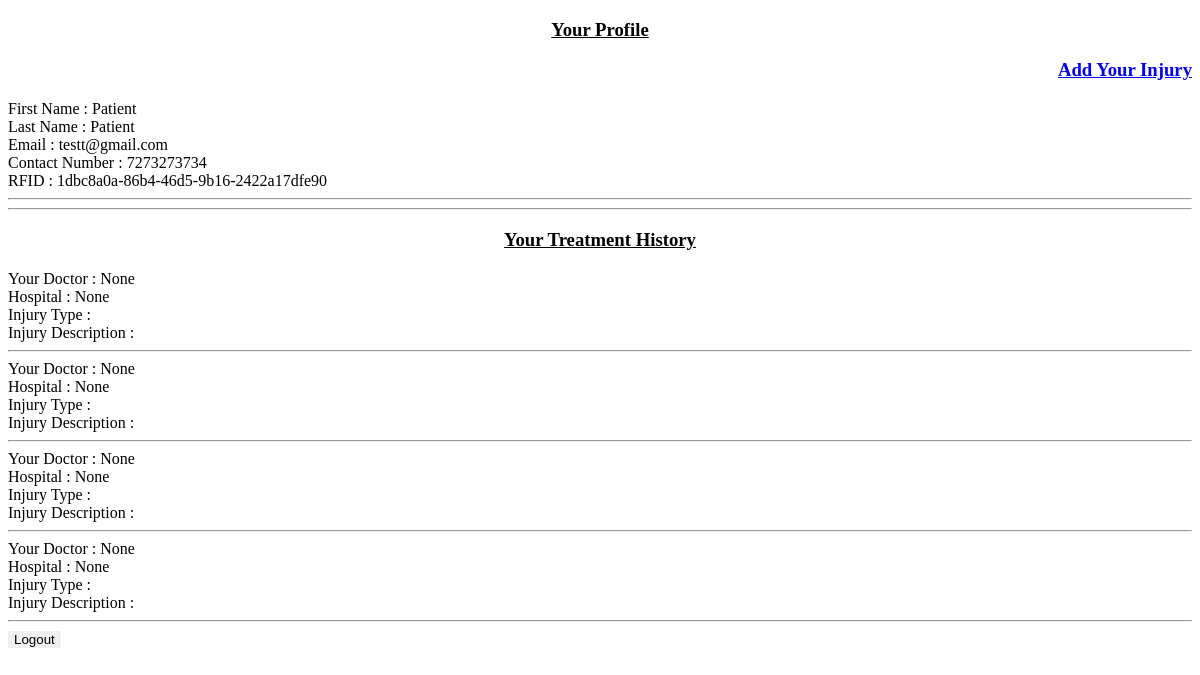
Page /patientp/patient/profile/ (signed in) on the earlier database version.
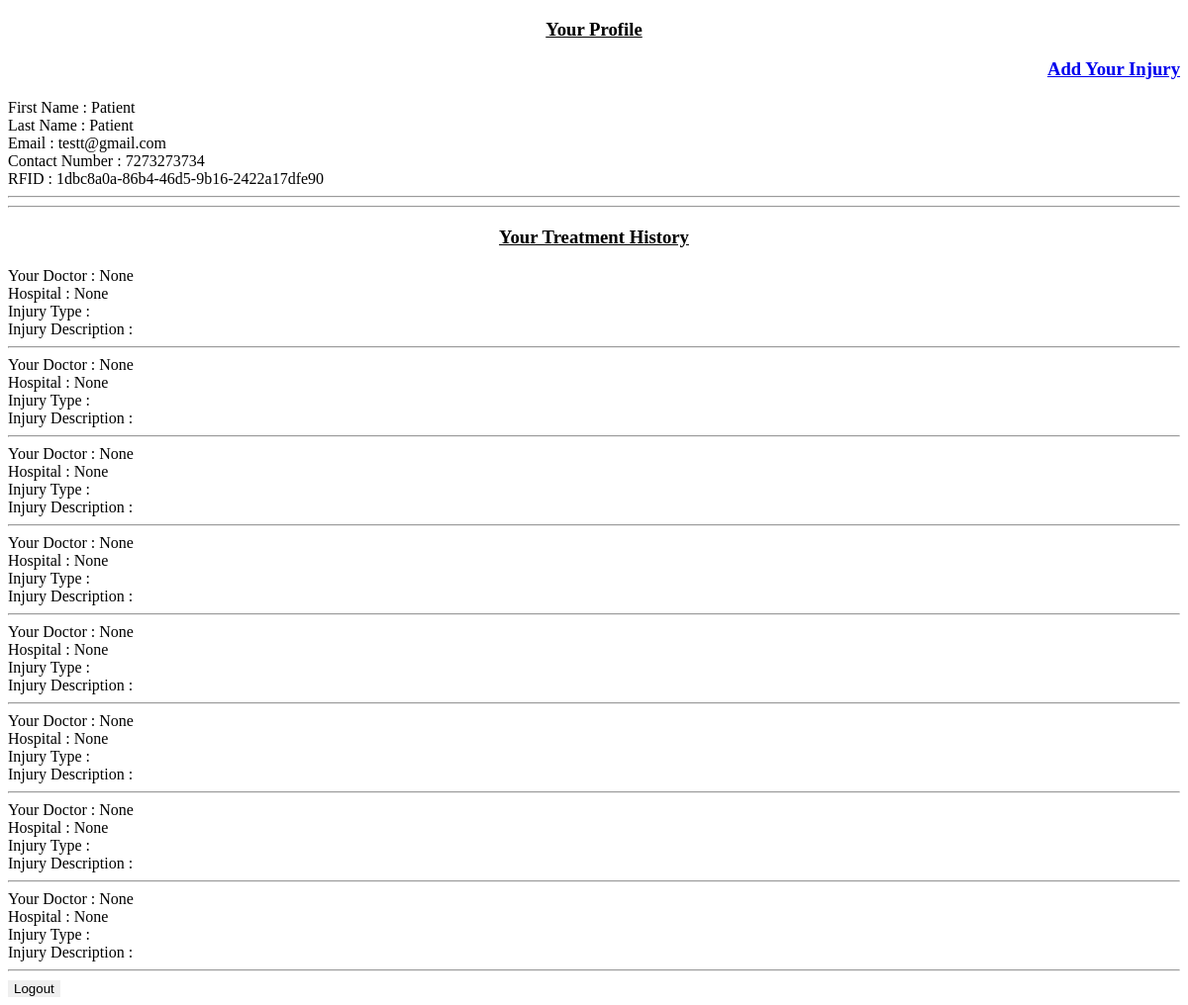
Same page on the later database version.
### accounts/models.py (models this page shows)
class Treatment(models.Model):
    image = models.ImageField()
    doctor = models.ForeignKey(Doctor, on_delete=models.CASCADE, blank=True,null=True)
    patient = models.ForeignKey(Patient, on_delete=models.CASCADE, blank=True,null=True)
    hospital = models.ForeignKey(Hospital, on_delete=models.CASCADE, blank=True,null=True)
    injury_type = models.CharField(max_length=20,blank=True)
    injury_description = models.CharField(max_length=200,blank=True)

### patients_p/views.py (the view)
# urls.py: path('patient/profile/',views.patprof,name='patprof'),
def patprof(request):
    patient=Patient.objects.get(user=request.user)
    mytreatments = Treatment.objects.filter(patient=patient)
    return render(request,'patients_p/patientp.html',{'patient':patient,'mytreats':mytreatments})

### patients_p/templates/patients_p/patientp.html (shortened to what this page needs)
<!DOCTYPE html>
<html lang="en">
<head>
</head>
<body>
    {% if user.is_authenticated %}
    <form class="logout" action="{% url 'accounts:logout'%}" method="POST">
    <h3 align="center"><u>Your Profile</u></h3> <h3 align="right"><a href="{% url 'accounts:nhosps' %}"> Add Your Injury</a></h3>
    First Name : {{patient.first_name}}<br>
    Last Name : {{patient.last_name}}<br>
    Email : {{patient.email_id}}<br>
    Contact Number : {{patient.contact_no}}<br>
    RFID : {{patient.uid}}
    <hr><hr>
    <h3 align="center"><u>Your Treatment History</u></h3>
    {% for treat in mytreats %}
    Your Doctor : {{treat.doctor}}<br>
    Hospital : {{treat.hospital}}<br>
    Injury Type : {{treat.injury_type}}<br>
    Injury Description : {{treat.injury_description}}
    <br><hr>
    {%endfor%}
    <button style="border: none;" type="submit"> Logout</button>
    {% endif %}
    </form>
</body>
</html>

Differences in the rows shown:
added Treatment: doctor "None", hospital "None"
added Treatment: doctor "None", hospital "None"
added Treatment: doctor "None", hospital "None"
added Treatment: doctor "None", hospital "None"
